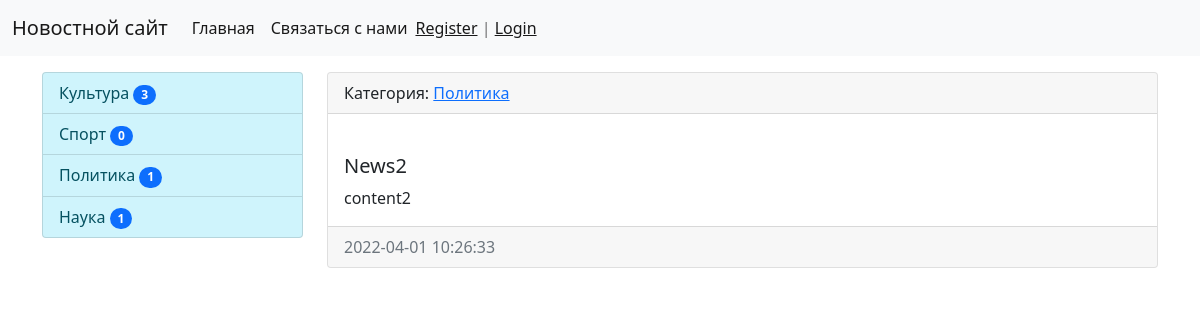
Screenshot of /news/2/ with the database file from the repository.
### news/models.py (models this page shows, shortened)
class Category(models.Model):
    title = models.CharField(max_length=150, db_index=True, verbose_name='Наименование категории')
    def get_absolute_url(self):
        return reverse('category', kwargs={'category_id': self.pk})
    def __str__(self):
        return self.title
    class Meta:
        verbose_name = 'Категория'
        verbose_name_plural = 'Категории'
        ordering = ['title']

class News(models.Model):
    title = models.CharField(max_length=50, verbose_name='Наименование')
    content = models.TextField(blank=True, verbose_name='Контент')
    created_at = models.DateTimeField(auto_now_add=True, verbose_name='Дата публикации')
    updated_at = models.DateTimeField(auto_now=True, verbose_name='Обновлено')
    photo = models.ImageField(upload_to='photos/%Y/%m/%d/', verbose_name='Фото', blank=True)
    is_published = models.BooleanField(default=True, verbose_name='Опубликовано')
    category = models.ForeignKey('Category', on_delete=models.PROTECT, verbose_name='Категория')
    class Meta:
        verbose_name = 'Новость'
        verbose_name_plural = 'Новости'
        ordering = ['created_at']

### news/views.py (the view)
# urls.py: path('news/<int:pk>/', ViewNews.as_view(), name='view_news'),
class ViewNews(DetailView):
    model = News
    context_object_name = 'news_item'

### news/templatetags/news_tags.py (called while the page is built)
@register.inclusion_tag('news/list_categories.html')
def show_categories(arg1='hello', arg2='world'):
    categories = Category.objects.annotate(cnt=Count('news',filter=F('news__is_published'))).filter(cnt__gt=-1)
    return {'categories': categories, 'arg1': arg1, 'arg2': arg2}

### news/templates/news/news_detail.html (shortened to what this page needs)
{% extends 'base.html' %}
{% block sidebar %}
    {% include 'inc/_sidebar.html' %}
{% endblock %}
{% block content %}
                    <div class="card mb-3">
                      <div class="card-header">
                            Категория: <a href="{{ news_item.category.get_absolute_url }}">{{ news_item.category }}</a>
                      </div>
                      <div class="card-body">
                          <div class="media">
                              <div class="media-body">
                                  <h5 class="card-title">{{news_item.title }}</h5>
                                  <p class="card-text">{{ news_item.content}}</p>
                              </div>
                          </div>
                      </div>
                      <div class="card-footer text-muted">
                        {{ news_item.created_at|date:"Y-m-d H:i:s" }}
                      </div>
                    </div>
{% endblock %}

### news/templates/news/list_categories.html
<div class="list-group">
    {% for item in categories %}
        <a href=" {{ item.get_absolute_url }}" class="list-group-item list-group-item-info">
            {{ item.title }}
         <span class="badge bg-primary rounded-pill">{{ item.cnt }}</span>
        </a>
    {% endfor %}
</div>

### rows the page displays
Category: title "Культура", cnt "3"
Category: title "Спорт", cnt "0"
Category: title "Политика", cnt "1"
Category: title "Наука", cnt "1"
News: category "Политика", title "News2", content "content2", created_at "2022-04-01 10:26:33"
